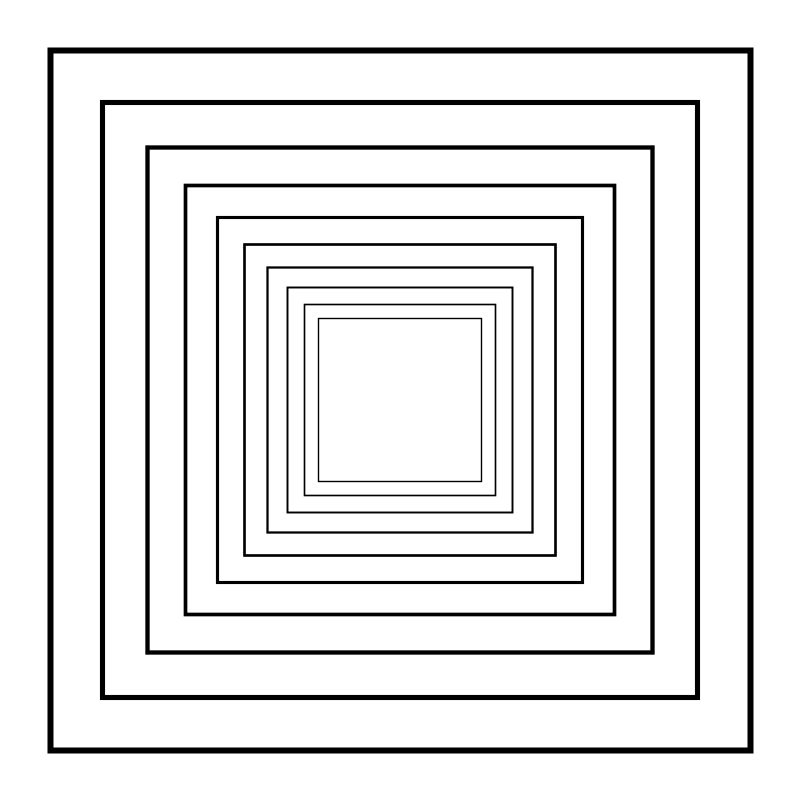
Frame 1 (no input)
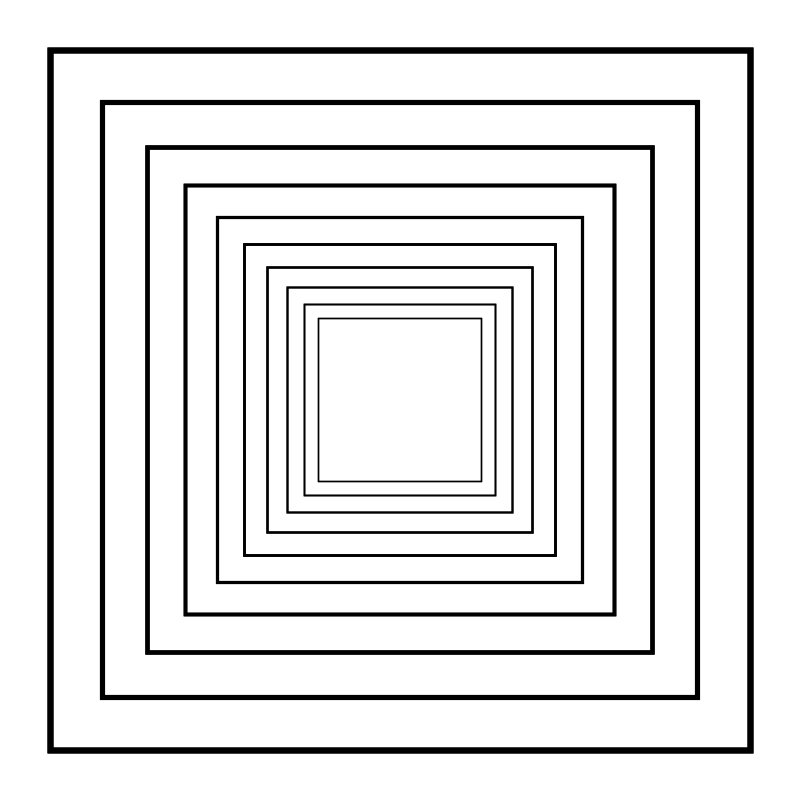
Frame 2 (the mouse pressed at the canvas centre, redrawn once)

The Processing sketch that drew these frames (run headless with seeded random() and noise(); the mouse was pressed at the canvas centre and the sketch redrawn once):

// Processing sketch: scaleRect
// ── scaleRect.pde

float side = 700;
int num = 10;

void setup(){
  
  size(800,800);
  background(255);
  noFill();
  strokeWeight(6);
  rectMode(CENTER);
  
  noLoop();
}


void draw(){
  
  translate(width/2, height/2);
  
  for(int i=0; i<num; i++){
    rect(0,0, side, side);
    scale(0.85);
    
  }
  
}
